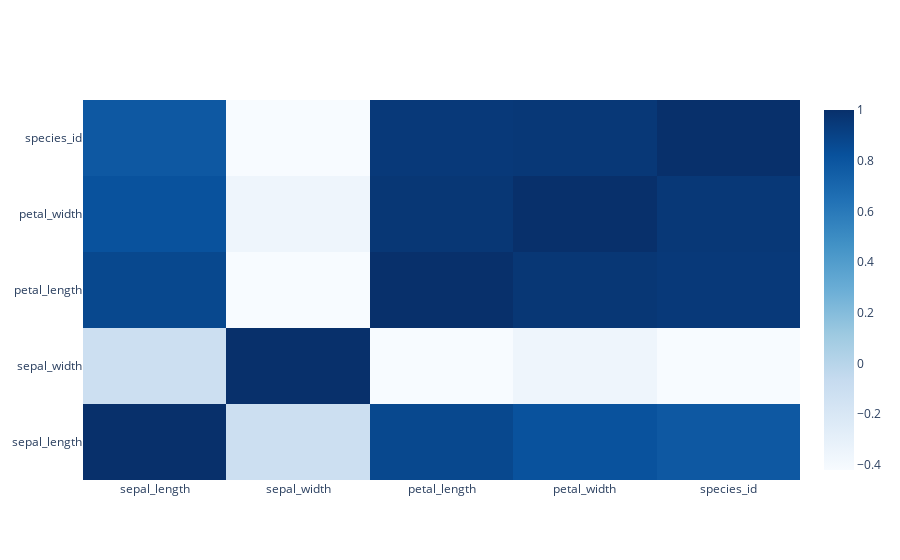

Here is the notebook cell this chart was saved with:
### Code cell
import plotly.express as px
import plotly.graph_objects as go

# Load the Iris dataset
df = px.data.iris()

# Drop the categorical 'species' column
df_numeric = df.drop(columns=['species'])

# Calculate the correlation matrix
corr_df = df_numeric.corr()

# Create a heatmap using the correlation matrix
fig = go.Figure(data=go.Heatmap(
    z=corr_df.values, 
    x=corr_df.columns, 
    y=corr_df.index, 
    colorscale='Blues'
))

# Display the figure
fig.show()

### Figure 1 — Plotly figure (JSON) as saved in the notebook; plotly's stock layout.template omitted (floating-point values rounded to 4 significant figures)
{"data": [{"colorscale": [[0, "rgb(247,251,255)"], [0.125, "rgb(222,235,247)"], [0.25, "rgb(198,219,239)"], [0.375, "rgb(158,202,225)"], [0.5, "rgb(107,174,214)"], [0.625, "rgb(66,146,198)"], [0.75, "rgb(33,113,181)"], [0.875, "rgb(8,81,156)"], [1, "rgb(8,48,107)"]], "type": "heatmap", "x": ["sepal_length", "sepal_width", "petal_length", "petal_width", "species_id"], "y": ["sepal_length", "sepal_width", "petal_length", "petal_width", "species_id"], "z": [[1, -0.1094, 0.8718, 0.818, 0.7826], [-0.1094, 1, -0.4205, -0.3565, -0.4194], [0.8718, -0.4205, 1, 0.9628, 0.949], [0.818, -0.3565, 0.9628, 1, 0.9565], [0.7826, -0.4194, 0.949, 0.9565, 1]]}], "layout": {}}
